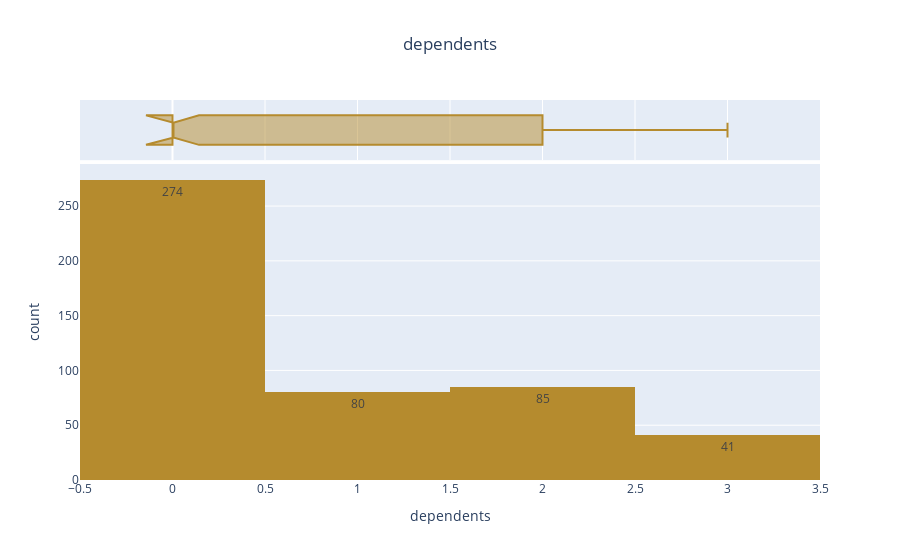
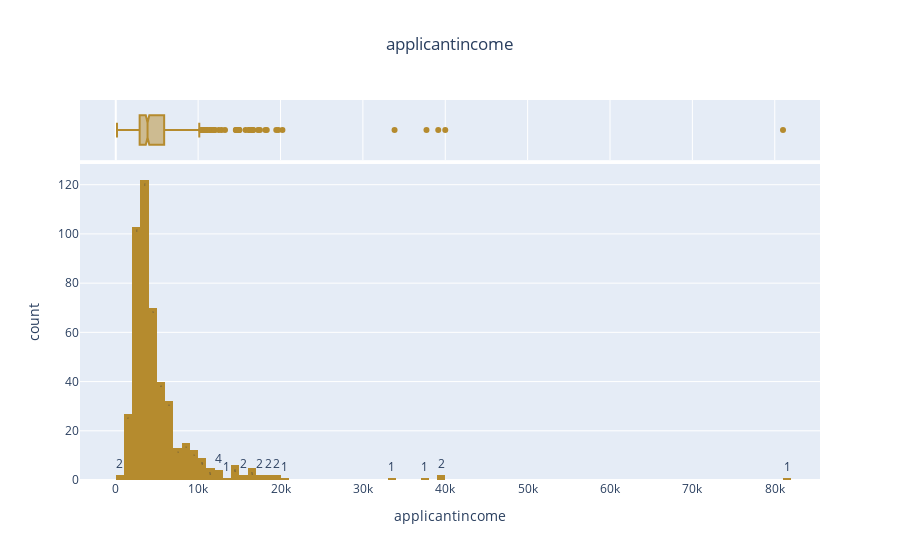
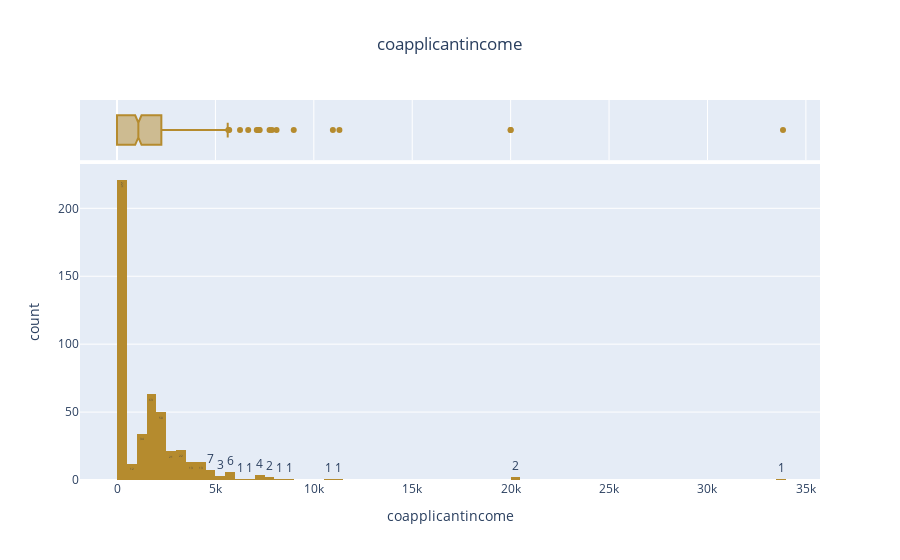
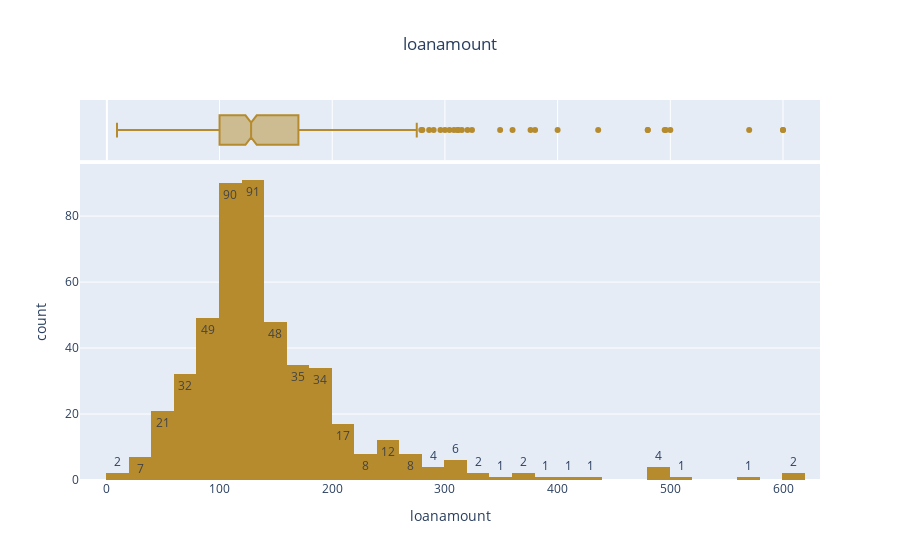

The cell these charts' notebook holds for them, in order:
### Code cell
for i in lst_hist:
    print()
    fig=px.histogram(df,i,title=f'{i}',color_discrete_sequence=['#B58B2E'],marginal='box',text_auto=True)
    fig.update_layout(title_x=0.5)
    fig.show()
    print("-------------------------------------------------------------------------------")

### Figure 1 — Plotly figure (JSON) as saved in the notebook; plotly's stock layout.template omitted (floating-point values rounded to 4 significant figures; data arrays with more than 128 entries replaced by an {"elided": "..."} marker saying what was removed)
{"data": [{"alignmentgroup": "True", "bingroup": "x", "hovertemplate": "dependents=%{x}<br>count=%{y}<extra></extra>", "legendgroup": "", "marker": {"color": "#B58B2E", "pattern": {"shape": ""}}, "name": "", "offsetgroup": "", "orientation": "v", "showlegend": false, "texttemplate": "%{value}", "type": "histogram", "x": {"elided": "480 int values"}, "xaxis": "x", "yaxis": "y"}, {"alignmentgroup": "True", "hovertemplate": "dependents=%{x}<extra></extra>", "legendgroup": "", "marker": {"color": "#B58B2E"}, "name": "", "notched": true, "offsetgroup": "", "showlegend": false, "type": "box", "x": {"elided": "480 int values"}, "xaxis": "x2", "yaxis": "y2"}], "layout": {"barmode": "relative", "legend": {"tracegroupgap": 0}, "title": {"text": "dependents", "x": 0.5}, "xaxis": {"anchor": "y", "domain": [0, 1], "title": {"text": "dependents"}}, "xaxis2": {"anchor": "y2", "domain": [0, 1], "matches": "x", "showgrid": true, "showticklabels": false}, "yaxis": {"anchor": "x", "domain": [0, 0.8316], "title": {"text": "count"}}, "yaxis2": {"anchor": "x2", "domain": [0.8416, 1], "matches": "y2", "showgrid": false, "showline": false, "showticklabels": false, "ticks": ""}}}

### Figure 2 — Plotly figure (JSON) as saved in the notebook; plotly's stock layout.template omitted (floating-point values rounded to 4 significant figures; data arrays with more than 128 entries replaced by an {"elided": "..."} marker saying what was removed)
{"data": [{"alignmentgroup": "True", "bingroup": "x", "hovertemplate": "applicantincome=%{x}<br>count=%{y}<extra></extra>", "legendgroup": "", "marker": {"color": "#B58B2E", "pattern": {"shape": ""}}, "name": "", "offsetgroup": "", "orientation": "v", "showlegend": false, "texttemplate": "%{value}", "type": "histogram", "x": {"elided": "480 int values"}, "xaxis": "x", "yaxis": "y"}, {"alignmentgroup": "True", "hovertemplate": "applicantincome=%{x}<extra></extra>", "legendgroup": "", "marker": {"color": "#B58B2E"}, "name": "", "notched": true, "offsetgroup": "", "showlegend": false, "type": "box", "x": {"elided": "480 int values"}, "xaxis": "x2", "yaxis": "y2"}], "layout": {"barmode": "relative", "legend": {"tracegroupgap": 0}, "title": {"text": "applicantincome", "x": 0.5}, "xaxis": {"anchor": "y", "domain": [0, 1], "title": {"text": "applicantincome"}}, "xaxis2": {"anchor": "y2", "domain": [0, 1], "matches": "x", "showgrid": true, "showticklabels": false}, "yaxis": {"anchor": "x", "domain": [0, 0.8316], "title": {"text": "count"}}, "yaxis2": {"anchor": "x2", "domain": [0.8416, 1], "matches": "y2", "showgrid": false, "showline": false, "showticklabels": false, "ticks": ""}}}

### Figure 3 — Plotly figure (JSON) as saved in the notebook; plotly's stock layout.template omitted (floating-point values rounded to 4 significant figures; data arrays with more than 128 entries replaced by an {"elided": "..."} marker saying what was removed)
{"data": [{"alignmentgroup": "True", "bingroup": "x", "hovertemplate": "coapplicantincome=%{x}<br>count=%{y}<extra></extra>", "legendgroup": "", "marker": {"color": "#B58B2E", "pattern": {"shape": ""}}, "name": "", "offsetgroup": "", "orientation": "v", "showlegend": false, "texttemplate": "%{value}", "type": "histogram", "x": {"elided": "480 int values"}, "xaxis": "x", "yaxis": "y"}, {"alignmentgroup": "True", "hovertemplate": "coapplicantincome=%{x}<extra></extra>", "legendgroup": "", "marker": {"color": "#B58B2E"}, "name": "", "notched": true, "offsetgroup": "", "showlegend": false, "type": "box", "x": {"elided": "480 int values"}, "xaxis": "x2", "yaxis": "y2"}], "layout": {"barmode": "relative", "legend": {"tracegroupgap": 0}, "title": {"text": "coapplicantincome", "x": 0.5}, "xaxis": {"anchor": "y", "domain": [0, 1], "title": {"text": "coapplicantincome"}}, "xaxis2": {"anchor": "y2", "domain": [0, 1], "matches": "x", "showgrid": true, "showticklabels": false}, "yaxis": {"anchor": "x", "domain": [0, 0.8316], "title": {"text": "count"}}, "yaxis2": {"anchor": "x2", "domain": [0.8416, 1], "matches": "y2", "showgrid": false, "showline": false, "showticklabels": false, "ticks": ""}}}

### Figure 4 — Plotly figure (JSON) as saved in the notebook; plotly's stock layout.template omitted (floating-point values rounded to 4 significant figures; data arrays with more than 128 entries replaced by an {"elided": "..."} marker saying what was removed)
{"data": [{"alignmentgroup": "True", "bingroup": "x", "hovertemplate": "loanamount=%{x}<br>count=%{y}<extra></extra>", "legendgroup": "", "marker": {"color": "#B58B2E", "pattern": {"shape": ""}}, "name": "", "offsetgroup": "", "orientation": "v", "showlegend": false, "texttemplate": "%{value}", "type": "histogram", "x": {"elided": "480 int values"}, "xaxis": "x", "yaxis": "y"}, {"alignmentgroup": "True", "hovertemplate": "loanamount=%{x}<extra></extra>", "legendgroup": "", "marker": {"color": "#B58B2E"}, "name": "", "notched": true, "offsetgroup": "", "showlegend": false, "type": "box", "x": {"elided": "480 int values"}, "xaxis": "x2", "yaxis": "y2"}], "layout": {"barmode": "relative", "legend": {"tracegroupgap": 0}, "title": {"text": "loanamount", "x": 0.5}, "xaxis": {"anchor": "y", "domain": [0, 1], "title": {"text": "loanamount"}}, "xaxis2": {"anchor": "y2", "domain": [0, 1], "matches": "x", "showgrid": true, "showticklabels": false}, "yaxis": {"anchor": "x", "domain": [0, 0.8316], "title": {"text": "count"}}, "yaxis2": {"anchor": "x2", "domain": [0.8416, 1], "matches": "y2", "showgrid": false, "showline": false, "showticklabels": false, "ticks": ""}}}
